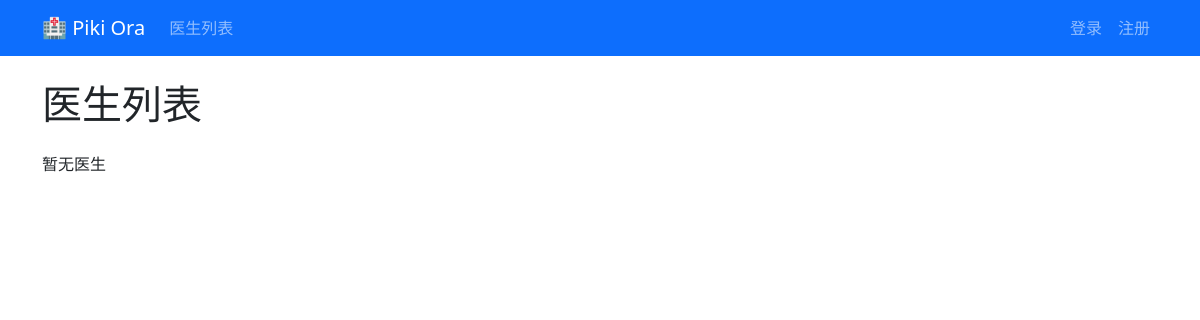
The app's page /doctors/, older data.
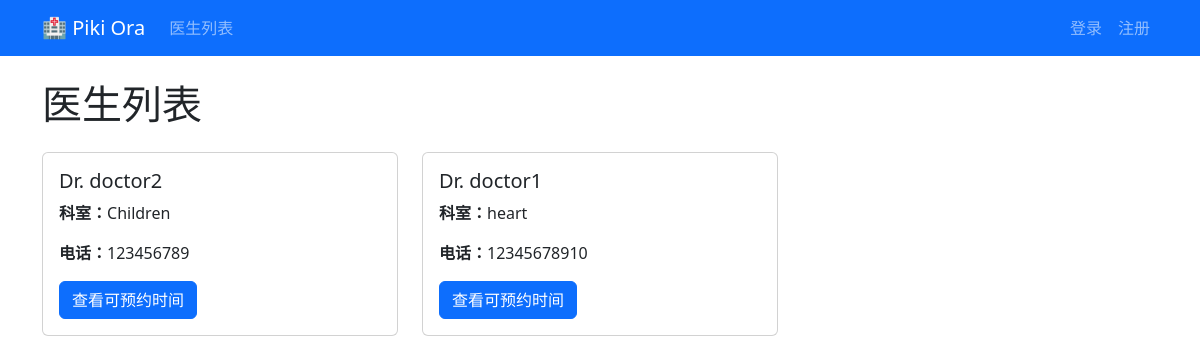
The same page, newer data.
### blog/models.py (models this page shows, shortened)
class Doctor(models.Model):
    user = models.OneToOneField(
        User,
        on_delete=models.CASCADE,
        related_name='doctor_profile'
    )
    specialty = models.CharField(max_length=100)
    phone = models.CharField(max_length=20)
    bio = models.TextField(blank=True)
    created_at = models.DateTimeField(auto_now_add=True)
    class Meta:
        ordering = ['-created_at']

### blog/views.py (the view)
# urls.py: path('doctors/', views.doctor_list, name='doctor_list'),
def doctor_list(request):
    doctors = Doctor.objects.all()
    return render(request, 'doctor_list.html', {'doctors': doctors})

### templates/doctor_list.html (shortened to what this page needs)
{% extends 'base.html' %}
{% block content %}
<h1>医生列表</h1>
<div class="row mt-4">
    {% for doctor in doctors %}
        <div class="col-md-4 mb-4">
            <div class="card">
                <div class="card-body">
                    <h5 class="card-title">Dr. {{ doctor.user.username }}</h5>
                    <p class="card-text">
                        <strong>科室：</strong>{{ doctor.specialty }}
                    </p>
                    <p class="card-text">
                        <strong>电话：</strong>{{ doctor.phone }}
                    </p>
                    <a href="{% url 'doctor_detail' doctor.id %}"
                       class="btn btn-primary">
                        查看可预约时间
                    </a>
                </div>
            </div>
        </div>
    {% empty %}
        <div class="col-12">
            <p>暂无医生</p>
        </div>
    {% endfor %}
</div>
{% endblock %}

Row changes from the older to the newer data that the page shows:
added Doctor: user.username "doctor2", specialty "Children", phone "123456789"
added Doctor: user.username "doctor1", specialty "heart", phone "12345678910"
Text that changed along with them:
text no longer shown: "暂无医生"
